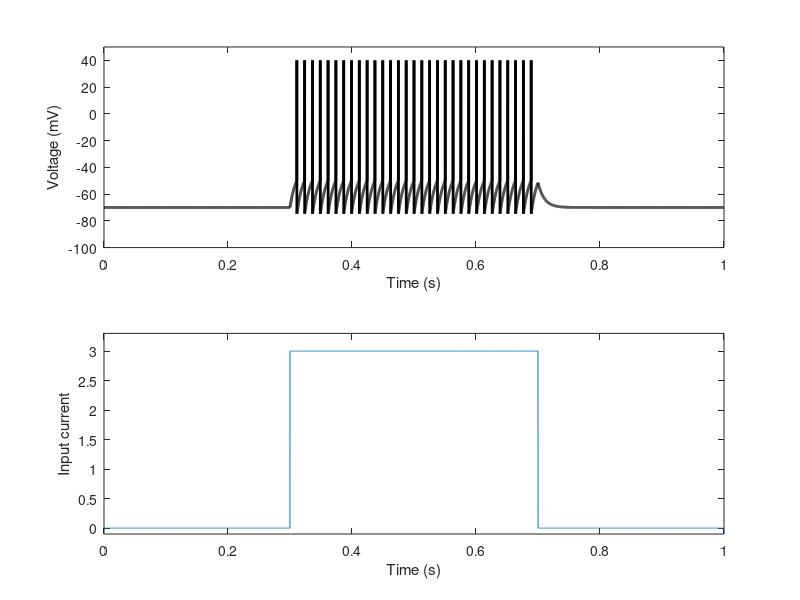
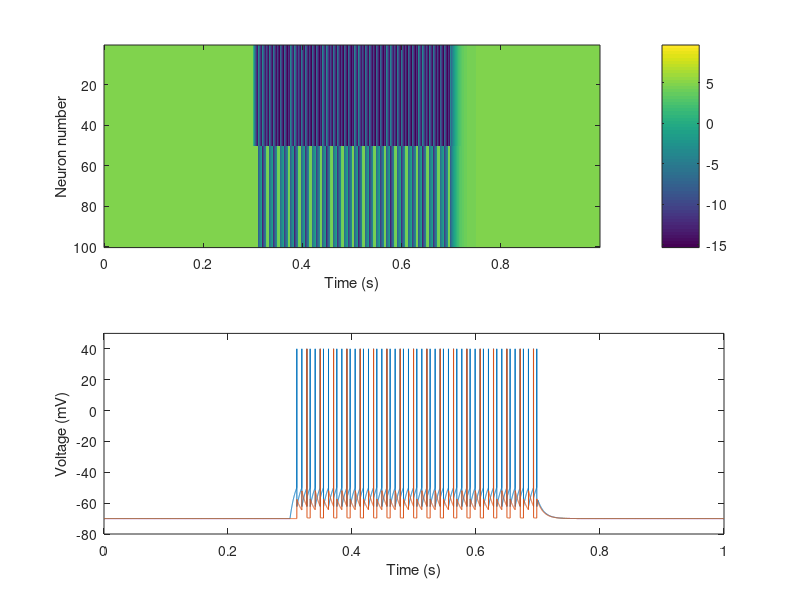
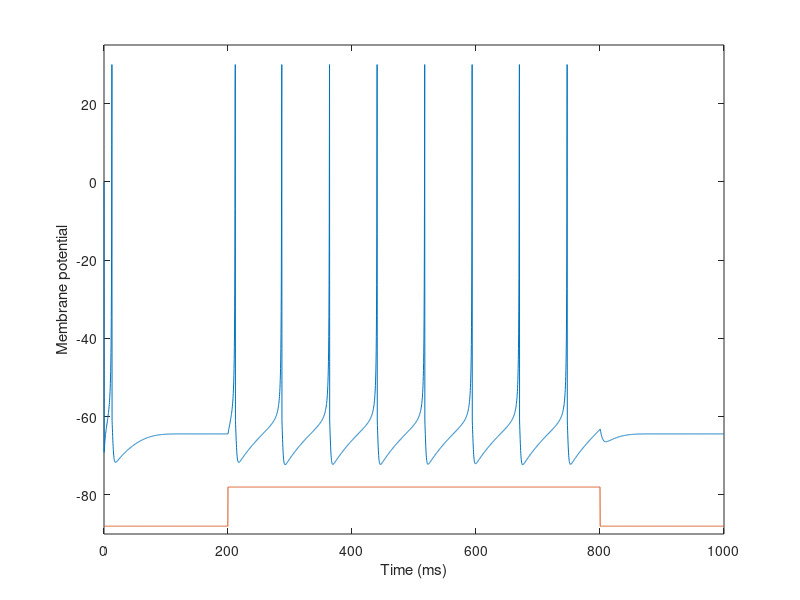
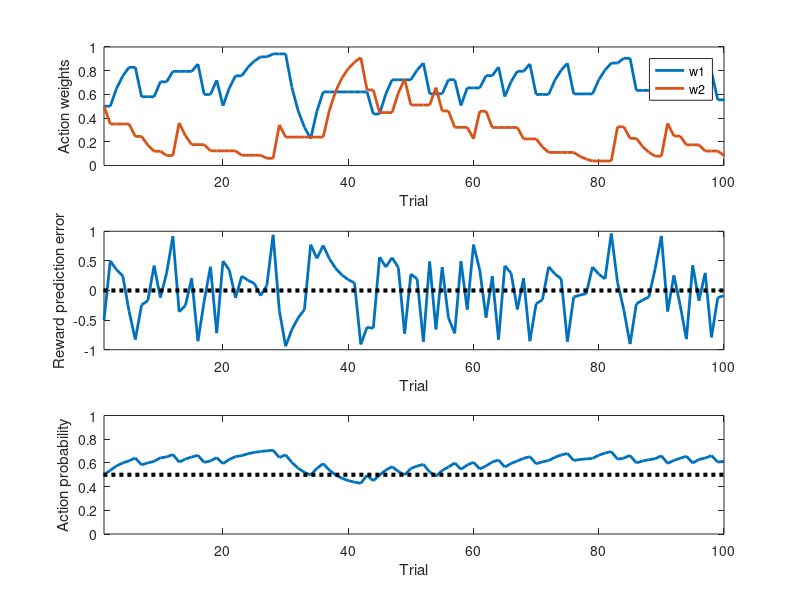

Reproduce these figures in MATLAB, in order.
%% Matlab for Brain and Cognitive Scientists
% Matlab code for Chapter 30
% Mike X Cohen
% 
% This code accompanies the book 
%      "Matlab for Brain and Cognitive Scientists" (MIT Press, 2017).
% Using the code without following the book may lead to confusion, 
% incorrect data analyses, and misinterpretations of results. 
% Mike X Cohen assumes no responsibility for incorrect use of this code. 

%% define timing parameters

srate = 10000; % sampling rate in Hz

% duration of simulation
sim_dur = 1; % in seconds
timevec = 0:1/srate:sim_dur - 1/srate;

%% define input stimulus

input = zeros(1,length(timevec));
input(dsearchn(timevec',.3):dsearchn(timevec',.7)) = 3;

%% define neuron properties

% voltage parameters
volt_rest   = -70; % resting membrane potential (mV)
volt_thresh = -50; % action potential threshold (mV)
volt_reset  = -75; % post-spike reset voltage (a bit below resting)

% membrane parameters
R_m = 10; % neuron membrane resistance (MOhm)
tau = 10; % time constant of decay (ms)

% initialize neuron membrane potential
neuronV = volt_rest + zeros(size(timevec));
spiketimes = [];

%% run the simulation

for timei = 1:length(timevec)-1
    
    %% test whether spike threshold was passed
    
    if neuronV(timei) > volt_thresh % threshold exceeded!
        % reset voltage
        neuronV(timei) = volt_reset;
        spiketimes = cat(1,spiketimes,timei);
    end
    
    %% update voltage in two steps
    
    % step 1: resting potential plus input scaled by membrane resistance
    restInput = volt_rest + input(timei)*R_m;
    
    % step 2: update voltage with peak
    neuronV(timei+1) = restInput + (neuronV(timei) - restInput) * exp(-1000/srate/tau);
    
end

% plotting niceties
neuronV(neuronV==volt_reset) = 40;

figure(1), clf
subplot(211)
plot(timevec,neuronV,'k','linew',2)
set(gca,'ylim',[-100 50])
xlabel('Time (s)'), ylabel('Voltage (mV)')

subplot(212)
plot(timevec,input)
set(gca,'ylim',[min(input)-.1 max(input)*1.1])
xlabel('Time (s)'), ylabel('Input current')

%% and now for a population...

%% (re)define timing parameters

srate = 10000; % sampling rate in Hz

N_exc = 80; % number of excitatory neurons
N_inh = 20; % number of inhibitory neurons

% duration of simulation
sim_dur = 1; % in seconds
timevec = 0:1/srate:sim_dur - 1/srate;

%% define input stimulus

input = zeros(1,length(timevec));
input(dsearchn(timevec',.3):dsearchn(timevec',.7)) = 3;

%% define neuron properties

% voltage parameters
volt_rest   = -70; % resting membrane potential (mV)
volt_thresh = -50; % action potential threshold (mV)
volt_reset  = -75; % post-spike reset voltage (a bit below resting)

% membrane parameters
R_m = 10; % neuron membrane resistance (MOhm)
tau = 10; % time constant of decay (ms)

% initialize neuron membrane potential
neuronV = volt_rest + zeros(N_exc+N_inh,length(timevec));

%% run the simulation

for timei = 1:length(timevec)-1
    
    %% test whether spike threshold was passed
    
    spikedNeurons = neuronV(:,timei) > volt_thresh; % threshold exceeded!
    
    % reset voltage
    neuronV(spikedNeurons,timei) = volt_reset;
    %spiketimes = cat(1,spiketimes,timei);
    
    %% update voltage in two steps
    
    % step 1: resting potential plus input scaled by membrane resistance
    restInput = volt_rest + input(timei)*R_m;
    restInput = [restInput*ones(1,(round(N_exc+N_inh)/2)) volt_rest*ones(1,(round(N_exc+N_inh)/2))]';
    
    % step 1.5: integrate output of other neurons
    restInput = restInput + 25*sum(spikedNeurons(1:N_exc)) - 10*sum(spikedNeurons(N_exc+1:end));
    
    % step 2: update voltage with peak
    neuronV(:,timei+1) = restInput + (neuronV(:,timei) - restInput) * exp(-1000/srate/tau);
    
end

%% and plot

figure(2), clf

% an image of the membrane potentials of all neurons
subplot(211)
imagesc(timevec,[],-(neuronV-mean(neuronV(:))))
xlabel('Time (s)'), ylabel('Neuron number')
colorbar

% plotting niceties
neuronV(neuronV==volt_reset) = 40;

subplot(212)
h = plot(timevec,neuronV([4 94],:));
xlabel('Time (s)'), ylabel('Voltage (mV)')
set(gca,'ylim',[-80 50])

% question: why do the colors in the top plot change 
% when you re-run this cell?

%% Izhikevich neurons 
% code adapted from Izhikevich 2003

% parameters that control neuron's behavior
a = .03;
b = .25;
c = -60;
d =   4;

tau = .25; % what is this value in Hz?
tspan = 0:tau:1000;

% define time series of input
T1 = zeros(size(tspan));
T1(dsearchn(tspan',200):dsearchn(tspan',800)) = 1;

V = -70;
u = b*V;
[VV,uu] = deal(zeros(size(T1)));

for ti=1:length(tspan)
    
    % membrane potential
    V = V + tau*(.04*V^2 + 5*V + 140 - u + T1(ti) ); % T1 is the input
    u = u + tau*a*(b*V-u);
    
    if V > 30 % there was a spike
        VV(ti+1)=30;
        V = c;
        u = u + d;
    else % there was no spike
        VV(ti+1)=V;
    end
    uu(ti+1)=u;
end

% and plot it
figure(3), clf
plot(tspan,VV(1:end-1),tspan,10*T1-88);
axis([0 max(tspan) -90 35])
xlabel('Time (ms)'), ylabel('Membrane potential')

%% Rescorla-Wagner-esque learning model

nTrials = 100;
lrate = .3;

rewProbs = [.7 .2];

w = .5+zeros(nTrials+1,2);
[action,rewpred,pPickAct1] = deal( zeros(1,nTrials) );

for triali=1:nTrials
    
    % compute probability of picking action
    pPickAct1(triali) = exp(w(triali,1)) / sum(exp(w(triali,:)));
    
    % pick an action based on weighted probability
    action(triali) = 1 + (pPickAct1(triali)<rand);
    
    % is this action rewarded? (convert to -1/+1)
    reward = rand < rewProbs(action(triali));
    
    % compute prediction error (aka delta)
    rewpred(triali) = reward - w(triali,action(triali));
    
    % update weights for the next trial
    w(triali+1,action(triali)) = w(triali,action(triali)) + lrate*rewpred(triali);
    w(triali+1,3-action(triali)) = w(triali,3-action(triali));
end

figure(4), clf
subplot(311), plot(w,'linew',2), legend({'w1';'w2'})
xlabel('Trial'), ylabel('Action weights')
set(gca,'xlim',[1 nTrials])

subplot(312), plot(1:nTrials,rewpred,'linew',2)
hold on, plot(get(gca,'xlim'),[0 0],'k:','linew',3)
xlabel('Trial'), ylabel('Reward prediction error')
set(gca,'xlim',[1 nTrials])

subplot(313), plot(1:nTrials,pPickAct1,'linew',2), set(gca,'ylim',[0 1])
hold on, plot(get(gca,'xlim'),[.5 .5],'k:','linew',3)
xlabel('Trial'), ylabel('Action probability')
set(gca,'xlim',[1 nTrials])

%% end
